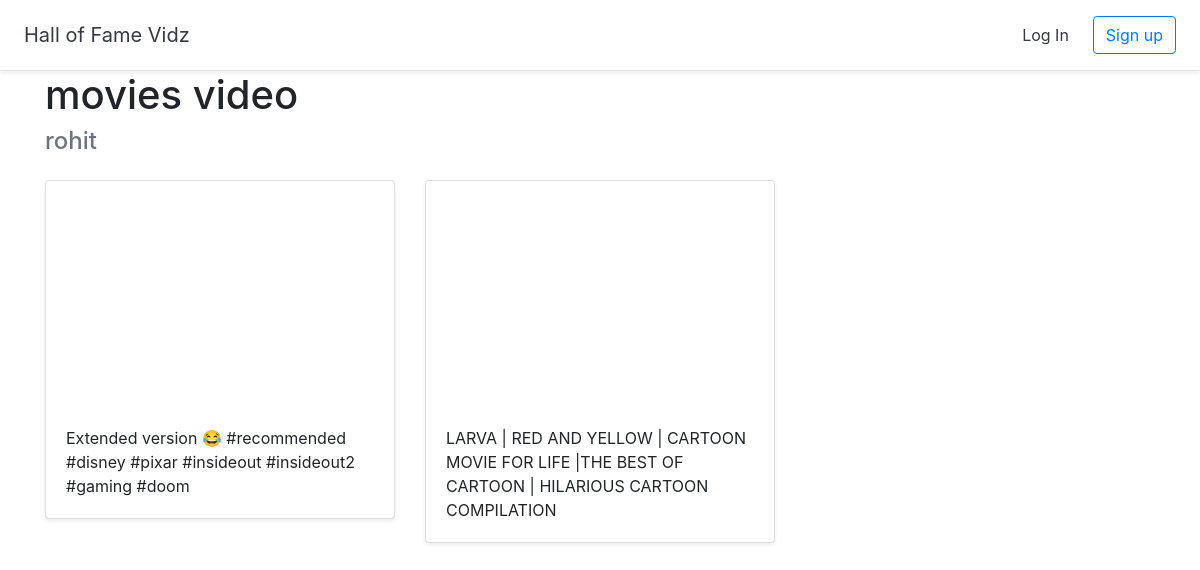
Screenshot of /halloffame/1 with the database file from the repository.
### halls/models.py (models this page shows)
class Hall(models.Model):
    title = models.CharField(max_length=255)
    user = models.ForeignKey(User, on_delete=models.CASCADE)

class Video(models.Model):
    title = models.CharField(max_length=255)
    url = models.URLField()
    youtube_id = models.CharField(max_length=255)
    hall = models.ForeignKey(Hall, on_delete=models.CASCADE)

### halls/views.py (the view)
# urls.py: path('halloffame/<int:pk>', views.DetailHall.as_view(), name='detail_hall'),
class DetailHall(generic.DetailView):
    model = Hall
    template_name = 'halls/detail_hall.html'

### halls/templates/halls/detail_hall.html (shortened to what this page needs)
{% extends 'halls/base.html' %}
{% block content %}
<div class="container">
    <h1>{{ hall.title }}</h1>
    <h4 class="text-muted">{{ hall.user.username }}</h4>
    <div class="row">
      {% for video in hall.video_set.all %}
      <div class="col-md-4 mt-3">
        <div class="card mb-4 shadow-sm">
          <iframe width="100%" height="225" src="https://www.youtube.com/embed/{{ video.youtube_id }}" frameborder="0" allow="accelerometer; autoplay; encrypted-media; gyroscope; picture-in-picture" allowfullscreen></iframe>
          <div class="card-body">
            <p class="card-text">{{ video.title }}</p>
          </div>
        </div>
      </div>
      {% endfor %}
      </div>
</div>
{% endblock %}

### rows the page displays
Hall: title "movies video", user.username "rohit"
Video: title "Extended version 😂 #recommended #disney #pixar #insideout #insideout2 #gaming #doom"
Video: title "LARVA | RED AND YELLOW | CARTOON MOVIE FOR LIFE |THE BEST OF CARTOON | HILARIOUS CARTOON COMPILATION"
